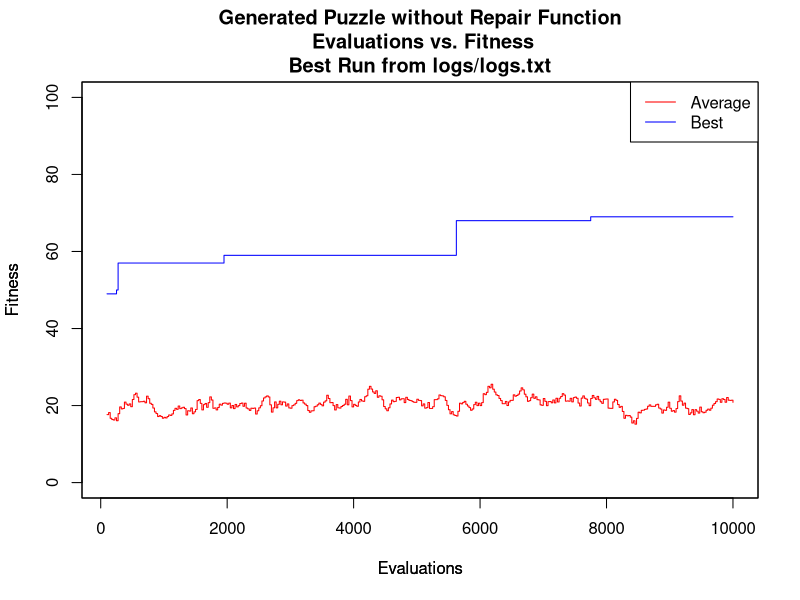
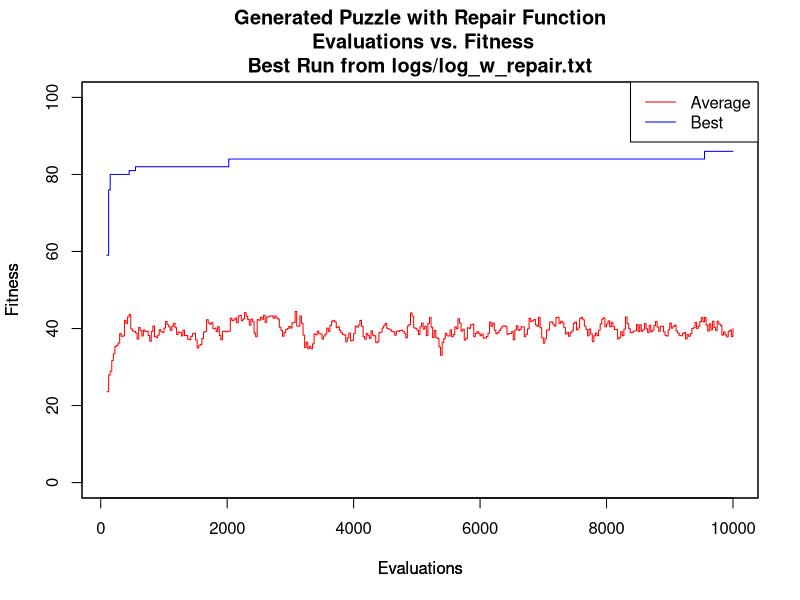
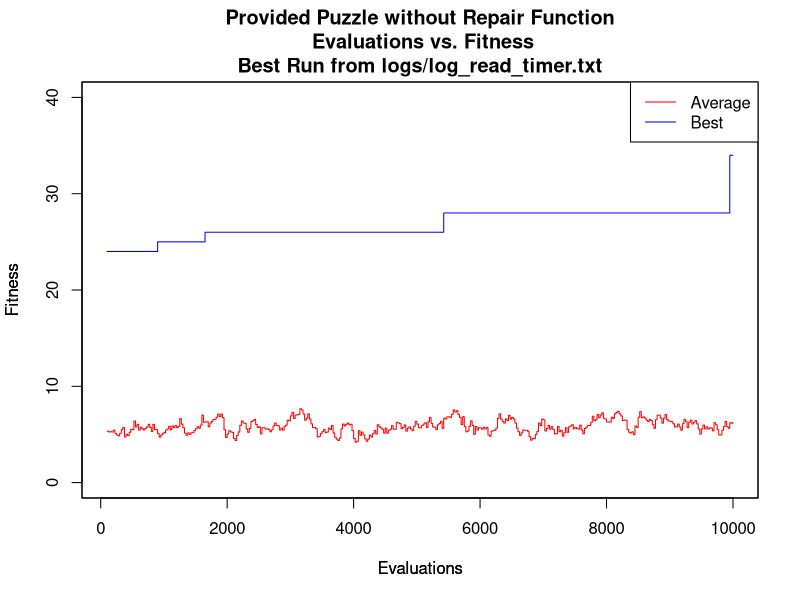
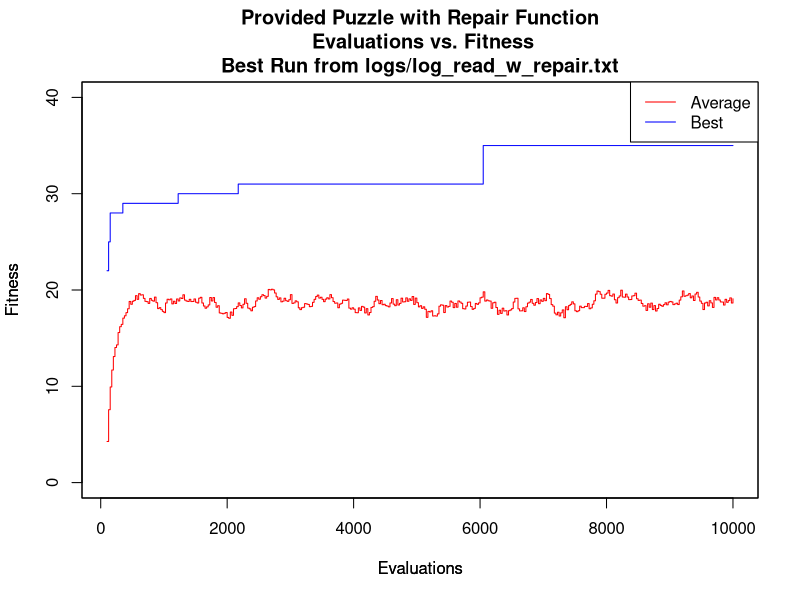

Reproduce these figures in R, in order.
generate_table = read.table("generator.txt")
generate_repar_table = read.table("generator_repair.txt")
read_table = read.table("read.txt")
read_repair_table = read.table("read_repair.txt")

generate_average = data.frame(V1 = generate_table[[1]], V2 = generate_table[[2]])
generate_average_vector = generate_average[[2]]
generate_best = data.frame(V1 = generate_table[[1]], V2 = generate_table[[3]])
generate_best_vector = generate_best[[2]]

generate_repair_average = data.frame(V1 = generate_repar_table[[1]], V2 = generate_repar_table[[2]])
generate_repair_average_vector = generate_repair_average[[2]]
generate_repair_best = data.frame(V1 = generate_repar_table[[1]], V2 = generate_repar_table[[3]])
generate_repair_best_vector = generate_repair_best[[2]]

read_average = data.frame(V1 = read_table[[1]], V2 = read_table[[2]])
read_average_vector = read_average[[2]]
read_best = data.frame(V1 = read_table[[1]], V2 = read_table[[3]])
read_best_vector = read_best[[2]]

read_repair_average = data.frame(V1 = read_repair_table[[1]], V2 = read_repair_table[[2]])
read_repair_average_vector = read_repair_average[[2]]
read_repair_best = data.frame(V1 = read_repair_table[[1]], V2 = read_repair_table[[3]])
read_repair_best_vector = read_repair_best[[2]]

png(file = "gen_wo_repair.jpeg", width=700)
plot(type="s", generate_average, xlab="Evaluations", ylab="Fitness", main="Generated Puzzle without Repair Function\n Evaluations vs. Fitness\nBest Run from logs/logs.txt", col="red", ylim=c(0, 100))
#dev.off()
par(new=TRUE)
plot(type="s", generate_best, xlab="Evaluations", ylab="Fitness", main="", col="blue", yaxt="n" ,xaxt="n", ylim=c(0, 100))
legend("topright", legend=c("Average", "Best"), col=c("red", "blue"), lty=c(1, 1))
dev.off()

png(file = "gen_w_repair.jpeg", width=700)
plot(type="s", generate_repair_average, xlab="Evaluations", ylab="Fitness", main="Generated Puzzle with Repair Function\n Evaluations vs. Fitness\nBest Run from logs/log_w_repair.txt", col="red", ylim=c(0, 100))
#dev.off()
par(new=TRUE)
plot(type="s", generate_repair_best, xlab="Evaluations", ylab="Fitness", main="", col="blue", yaxt="n" ,xaxt="n", ylim=c(0, 100))
legend("topright", legend=c("Average", "Best"), col=c("red", "blue"), lty=c(1, 1))
dev.off()

png(file = "read_wo_repair.jpeg", width=700)
plot(type="s", read_average, xlab="Evaluations", ylab="Fitness", main="Provided Puzzle without Repair Function\n Evaluations vs. Fitness\nBest Run from logs/log_read_timer.txt", col="red", ylim=c(0, 40))
#dev.off()
par(new=TRUE)
plot(type="s", read_best, xlab="Evaluations", ylab="Fitness", main="", col="blue", yaxt="n" ,xaxt="n", ylim=c(0, 40))
legend("topright", legend=c("Average", "Best"), col=c("red", "blue"), lty=c(1, 1))
dev.off()

png(file = "read_w_repair.jpeg", width=700)
plot(type="s", read_repair_average, xlab="Evaluations", ylab="Fitness", main="Provided Puzzle with Repair Function\n Evaluations vs. Fitness\nBest Run from logs/log_read_w_repair.txt", col="red", ylim=c(0, 40))
#dev.off()
par(new=TRUE)
plot(type="s", read_repair_best, xlab="Evaluations", ylab="Fitness", main="", col="blue", yaxt="n" ,xaxt="n", ylim=c(0, 40))
legend("topright", legend=c("Average", "Best"), col=c("red", "blue"), lty=c(1, 1))
dev.off()


MEAN_gen_avg = mean(generate_average_vector)
SD_gen_avg = sd(generate_average_vector)

MEAN_gen_best = mean(generate_best_vector)
SD_gen_best = sd(generate_best_vector)

MEAN_gen_r_avg = mean(generate_repair_average_vector)
SD_gen_r_avg = sd(generate_repair_average_vector)

MEAN_gen_r_best = mean(generate_repair_best_vector)
SD_gen_r_best = sd(generate_repair_best_vector)

#-----------------

MEAN_read_avg = mean(read_average_vector)
SD_read_avg = sd(read_average_vector)

MEAN_read_best = mean(read_best_vector)
SD_read_best = sd(read_best_vector)

MEAN_read_r_avg = mean(read_repair_average_vector)
SD_read_r_avg = sd(read_repair_average_vector)

MEAN_read_r_best = mean(read_repair_best_vector)
SD_read_r_best = sd(read_repair_best_vector)


#----------- Statistical Analysis ------------

f_test_1 = var.test(unlist(generate_best_vector), unlist(generate_repair_best_vector))
f_test_2 = var.test(unlist(generate_average_vector), unlist(generate_repair_average_vector))
#print(f_test_1)
#print(f_test_2)

f_test_3 = var.test(unlist(read_best_vector), unlist(read_repair_best_vector))
f_test_4 = var.test(unlist(read_average_vector), unlist(read_repair_average_vector))
#print(f_test_3)
#print(f_test_4)

#---------------do t Test

t_test_1 = t.test(unlist(generate_best_vector), unlist(generate_repair_best_vector))
t_test_2 = t.test(unlist(generate_average_vector), unlist(generate_repair_average_vector))
t_test_3 = t.test(unlist(read_best_vector), unlist(read_repair_best_vector))
t_test_4 = t.test(unlist(read_average_vector), unlist(read_repair_average_vector))

print(t_test_1)
print(t_test_2)
print(t_test_3)
print(t_test_4)

